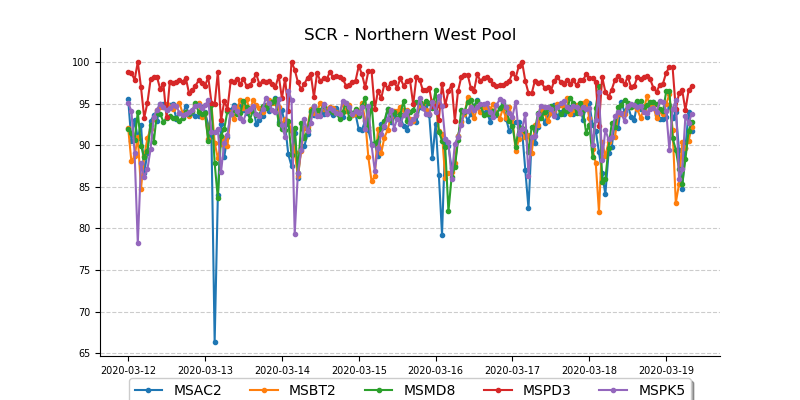
#> input picture chartTest - Copy/xSCR-huawei-Northern West Pool.png, 800 x 400 px
$ python combinePic.py
#> lines starting #> are read from the running program, lines starting #| are printed output that depends on the picture
import sys
import math
from PIL import Image

def round_up(n, decimals=0):
    multiplier = 10 ** decimals
    return math.ceil(n * multiplier) / multiplier


outputName = 'RFC-20200302-00000013.png'

listImage = []

# listImage.append('xSCR-huawei-Kalimantan Pool.png')
# listImage.append('xASR-huawei-Kalimantan Pool.png')
listImage.append('xSCR-huawei-Northern West Pool.png')
listImage.append('xASR-huawei-Northern West Pool.png')
# [20 lines of commented-out code are left out]

print(listImage)
images = [Image.open(x) for x in listImage 	]
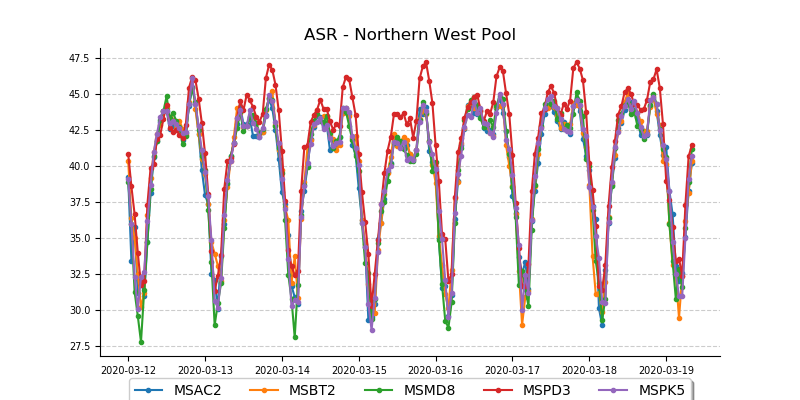
#> input picture chartTest - Copy/xASR-huawei-Northern West Pool.png, 800 x 400 px
#> images = 2 items

widthUse = 800
heightUse = 400
newImage = Image.new('RGB', (int(widthUse * 2)  , int(heightUse * round_up(len(images)/2) ) ), (255, 255, 255) )
#> newImage: PIL image 1600x400 RGB; every value is 255


for noImg in range(0,len(images)):
	if noImg % 2 == 0:
		posX = 0
	else:
		posX = widthUse
	posY = int((noImg)/2) * heightUse
	newImage.paste(images[noImg], (posX,posY))
#> this loop made 2 passes
#> (posX, posY) on passes 1 to 2: (0, 0), (800, 0)
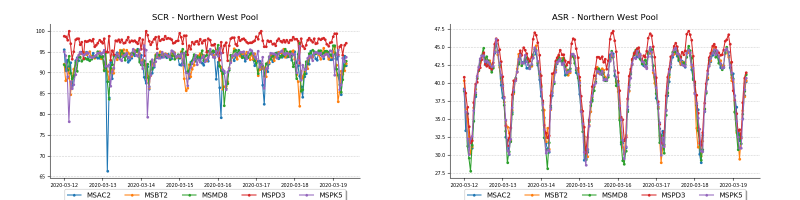
#> newImage: PIL image 1600x400 RGB (shown at 1/2 size); mean R, G, B 242.6, 238.9, 239.3
newImage.save(outputName)
